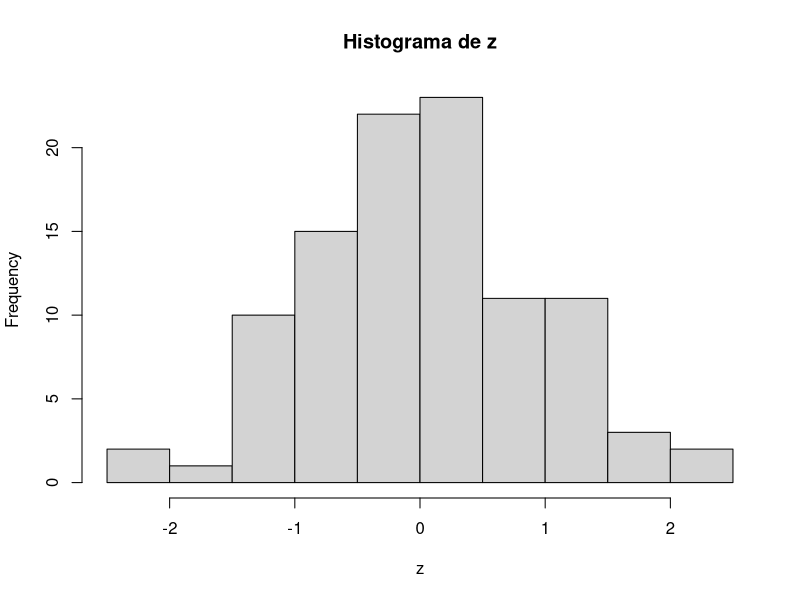

Here is the R script that generated this plot:
#primeira analise
x <- 1:10
y <- x^2
print(y)
mean(x)

#modificando com mais analises
z <- rnorm(100, mean=0, sd=1)
hist(z, main="Histograma de z")
summary(z)
